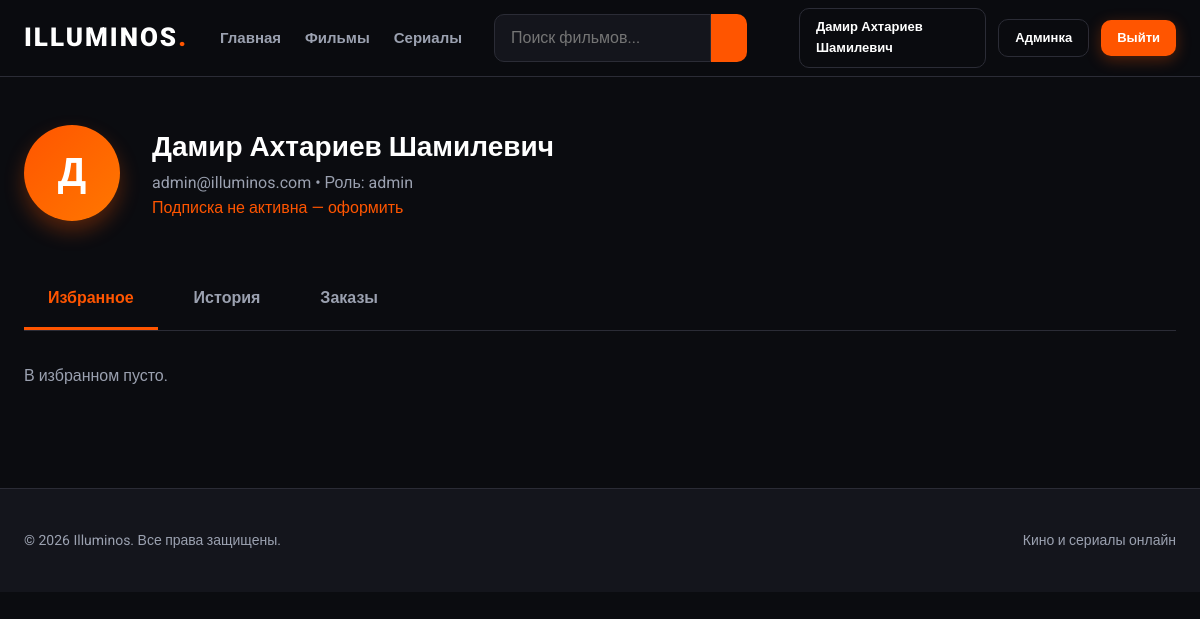
The app's page /profile.php (signed in) with its own data.
### tables this page shows
CREATE TABLE `users` (
  `id` int(11) NOT NULL,
  `full_name` varchar(100) NOT NULL,
  `email` varchar(100) NOT NULL,
  `password` varchar(255) NOT NULL,
  `role` enum('admin','subscriber','user') DEFAULT 'user',
  `subscription_until` date DEFAULT NULL,
  `created_at` timestamp NULL DEFAULT CURRENT_TIMESTAMP
);

### config.php (called while the page is built, shortened)
<?php
$conn = mysqli_connect(DB_HOST, DB_USER, DB_PASS, DB_NAME);
mysqli_set_charset($conn, "utf8mb4");
function db_query($sql) { global $conn; return mysqli_query($conn, $sql); }
function db_fetch_all($sql) { $res = db_query($sql); return $res ? mysqli_fetch_all($res, MYSQLI_ASSOC) : []; }
function db_fetch_one($sql) { $res = db_query($sql); return $res ? mysqli_fetch_assoc($res) : null; }
?>

### profile.php (the view, shortened to what this page needs)
<?php
require_once 'config.php';
$uid = (int)$_SESSION['user_id'];
$user = db_fetch_one("SELECT * FROM users WHERE id=$uid");
$favorites = db_fetch_all("SELECT c.* FROM content c JOIN favorites f ON c.id=f.content_id WHERE f.user_id=$uid");
$tab = $_GET['tab'] ?? 'favorites';
require_once 'header.php';
?>
<div class="profile-header">
    <div class="avatar"><?= mb_strtoupper(mb_substr($user['full_name'], 0, 1)) ?></div>
    <div>
        <h1 style="font-size:28px"><?= htmlspecialchars($user['full_name']) ?></h1>
        <p style="color:var(--color-text-light)"><?= htmlspecialchars($user['email']) ?> • Роль: <?= $user['role'] ?></p>
        <?php if ($user['subscription_until'] && $user['subscription_until'] >= date('Y-m-d')): ?>
            <p style="color:#33ff66">Подписка активна до <?= $user['subscription_until'] ?></p>
        <?php else: ?>
            <p style="color:var(--color-accent)">Подписка не активна — <a href="subscribe.php" style="color:var(--color-accent)">оформить</a></p>
        <?php endif; ?>
    </div>
</div>
<div class="profile-tabs">
    <a href="?tab=favorites" class="profile-tab <?= $tab === 'favorites' ? 'profile-tab--active' : '' ?>">Избранное</a>
    <a href="?tab=history" class="profile-tab <?= $tab === 'history' ? 'profile-tab--active' : '' ?>">История</a>
    <a href="?tab=orders" class="profile-tab <?= $tab === 'orders' ? 'profile-tab--active' : '' ?>">Заказы</a>
</div>
<?php if ($tab === 'favorites'): ?>
    <?php if (!$favorites): ?><p style="color:var(--color-text-light)">В избранном пусто.</p><?php endif; ?>
<?php endif; ?>
<?php require_once 'footer.php'; ?>

### css/style.css (style rules this page uses)
:root { --color-bg: #0b0c10; --color-bg-dark: #14151c; --color-bg-light: #1f2029; --color-accent: #ff5500; --color-accent-hover: #ff7700; --color-text: #ffffff; --color-text-light: #9ba1b0; --color-border: #2b2c36; --color-danger: #ff4757; --color-success: #2ed573; --border-radius: 16px; --border-radius-small: 10px; }
body { font-family: 'Roboto', Arial, sans-serif; background: var(--color-bg); color: var(--color-text); min-height: 100vh; line-height: 1.6; }
.profile-header { display: flex; gap: 32px; align-items: center; margin: 48px 0; }
.avatar { width: 96px; height: 96px; border-radius: 50%; background: linear-gradient(135deg, var(--color-accent), var(--color-accent-hover)); display: flex; align-items: center; justify-content: center; font-size: 40px; font-weight: 900; box-shadow: 0 10px 20px rgba(255, 85, 0, 0.3); }
.profile-tabs { display: flex; gap: 12px; border-bottom: 1px solid var(--color-border); margin-bottom: 32px; }
.profile-tab { padding: 16px 24px; color: var(--color-text-light); font-weight: 700; font-size: 16px; border-bottom: 3px solid transparent; transition: all .3s; text-decoration: none; }
.profile-tab:hover, .profile-tab--active { color: var(--color-accent); border-bottom-color: var(--color-accent); }

### records on screen
users: full_name "Д", full_name "Дамир Ахтариев Шамилевич", email "admin@illuminos.com", role "admin"

### other values on screen
$_SESSION['full_name'] "Дамир Ахтариев Шамилевич"
